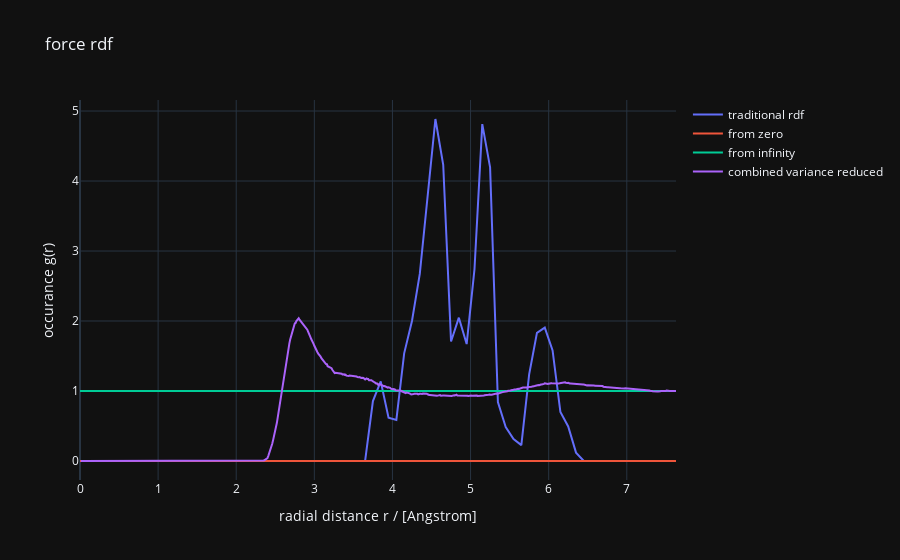

This figure's notebook cell:
### Code cell
f = go.FigureWidget()
f.add_scatter(x=rdf0[0, :], y=rdf0[1, :], name='traditional rdf')
f.add_scatter(x=rdf1[0, :], y=rdf1[1, :], name='from zero')
f.add_scatter(x=rdf2[0], y=rdf2[1], name='from infinity')
f.add_scatter(x=rdf3[:, 0], y=rdf3[:, 1], name='combined variance reduced')
f.update_layout(
    title='force rdf',
    xaxis_title='radial distance r / [Angstrom]',
    yaxis_title='occurance g(r)',
)

f.show()

### Figure 1 — Plotly figure (JSON) as saved in the notebook; plotly's stock layout.template omitted (floating-point values rounded to 4 significant figures; data arrays with more than 128 entries replaced by an {"elided": "..."} marker saying what was removed)
{"data": [{"name": "traditional rdf", "type": "scatter", "uid": "176a8eea-ff20-4715-ab46-8c1de7edbf6f", "x": [0.05, 0.15, 0.25, 0.35, 0.45, 0.55, 0.65, 0.75, 0.85, 0.95, 1.05, 1.15, 1.25, 1.35, 1.45, 1.55, 1.65, 1.75, 1.85, 1.95, 2.05, 2.15, 2.25, 2.35, 2.45, 2.55, 2.65, 2.75, 2.85, 2.95, 3.05, 3.15, 3.25, 3.35, 3.45, 3.55, 3.65, 3.75, 3.85, 3.95, 4.05, 4.15, 4.25, 4.35, 4.45, 4.55, 4.65, 4.75, 4.85, 4.95, 5.05, 5.15, 5.25, 5.35, 5.45, 5.55, 5.65, 5.75, 5.85, 5.95, 6.05, 6.15, 6.25, 6.35, 6.45, 6.55, 6.65, 6.75, 6.85, 6.95, 7.05, 7.15, 7.25, 7.35, 7.45, 7.55], "y": [0, 0, 0, 0, 0, 0, 0, 0, 0, 0, 0, 0, 0, 0, 0, 0, 0, 0, 0, 0, 0, 0, 0, 0, 0, 0, 0, 0, 0, 0, 0, 0, 0, 0, 0, 0, 0, 0.8563, 1.137, 0.6175, 0.5873, 1.538, 2.0, 2.673, 3.77, 4.886, 4.233, 1.708, 2.048, 1.671, 2.739, 4.813, 4.194, 0.8415, 0.4865, 0.3128, 0.2263, 1.238, 1.83, 1.905, 1.579, 0.7005, 0.4933, 0.1195, 0, 0, 0, 0, 0, 0, 0, 0, 0, 0, 0, 0]}, {"name": "from zero", "type": "scatter", "uid": "e45417ae-0d96-40df-b74e-f0d50b3ff53a", "x": {"elided": "764 float values"}, "y": {"elided": "764 float values"}}, {"name": "from infinity", "type": "scatter", "uid": "3e9d26e6-f981-49ae-90d8-ccb723f7e323", "x": {"elided": "764 float values"}, "y": {"elided": "764 float values"}}, {"name": "combined variance reduced", "type": "scatter", "uid": "5da26f3d-cae5-4008-8431-edd81abb7d4b", "x": {"elided": "763 float values"}, "y": {"elided": "763 float values"}}], "layout": {"title": {"text": "force rdf"}, "xaxis": {"title": {"text": "radial distance r / [Angstrom]"}}, "yaxis": {"title": {"text": "occurance g(r)"}}}}
